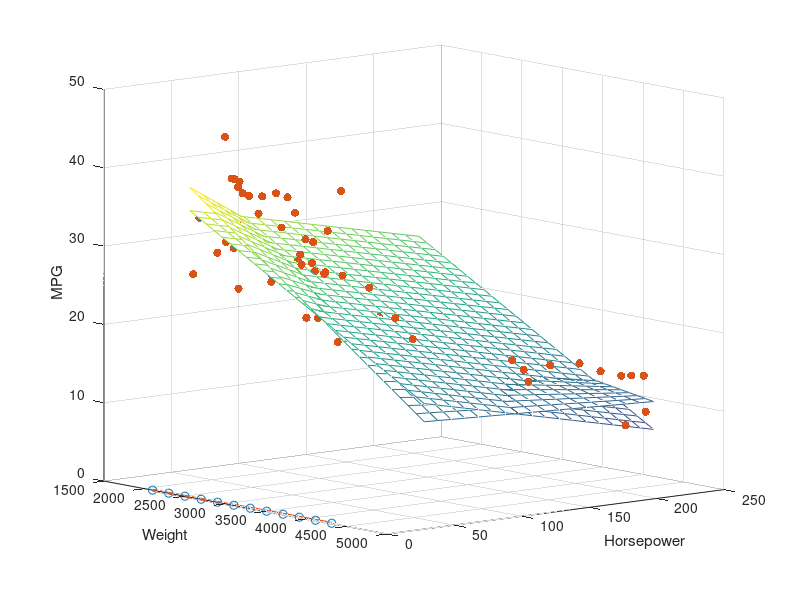

Source code (MATLAB): (Note: this script raises an error after producing the figure.)
load carsmall
x1 = Weight;
x2 = Horsepower; % Contains NaN data
y = MPG;

%% Linear regression
X = [ones(size(x1)) x1 x2];
b = regress(y,X);

scatter3(x1,x2,y,'filled')
hold on
x1fit = min(x1):100:max(x1);
x2fit = min(x2):10:max(x2);
[X1FIT,X2FIT] = meshgrid(x1fit,x2fit);
YFIT = b(1) + b(2)*X1FIT + b(3)*X2FIT;
mesh(X1FIT,X2FIT,YFIT)
xlabel('Weight')
ylabel('Horsepower')
zlabel('MPG')
view(50,10)

%% Consider interaction between variables
X = [ones(size(x1)) x1 x2 x1.*x2];
b = regress(y,X);

scatter3(x1,x2,y,'filled')
hold on
x1fit = min(x1):100:max(x1);
x2fit = min(x2):10:max(x2);
[X1FIT,X2FIT] = meshgrid(x1fit,x2fit);
YFIT = b(1) + b(2)*X1FIT + b(3)*X2FIT + b(4)*X1FIT.*X2FIT;
mesh(X1FIT,X2FIT,YFIT)
xlabel('Weight')
ylabel('Horsepower')
zlabel('MPG')
view(50,10)

%% Generalized linear regression

% data of bionomial distribution
x = [2100 2300 2500 2700 2900 3100 3300 3500 3700 3900 4100 4300]';
y = [1 2 0 3 8 8 14 17 19 15 17 21]' ./ [48 42 31 34 31 21 23 23 21 16 17 21]';

links = {'logit', 'probit', 'log' };
linkID = 1; % right choice is 2

b = glmfit(x,y,'binomial','link', links{linkID});
yfit = glmval(b,x,'probit');
plot(x, y,'o',x,yfit,'-','LineWidth',2)

%% regularized logistic regression

%% load data
load ionosphere
Ybool = strcmp(Y,'g');
X = X(:,3:end);
% size( X )
% size( Ybool )
% plot( X(:,1), Ybool );

%% Fit the model
[B0,FitInfo0] = lassoglm(X,Ybool,'binomial','Lambda',0,'CV',10);
[B,FitInfo] = lassoglm(X,Ybool,'binomial','NumLambda',25,'CV',10);

% check FitInfo0.SE vs FitInfo.SE
% check FitInfo0.Deviance vs FitInfo.Deviance

%% examine the trace
lassoPlot(B,FitInfo,'PlotType','CV');
lassoPlot(B,FitInfo,'PlotType','Lambda','XScale','log');